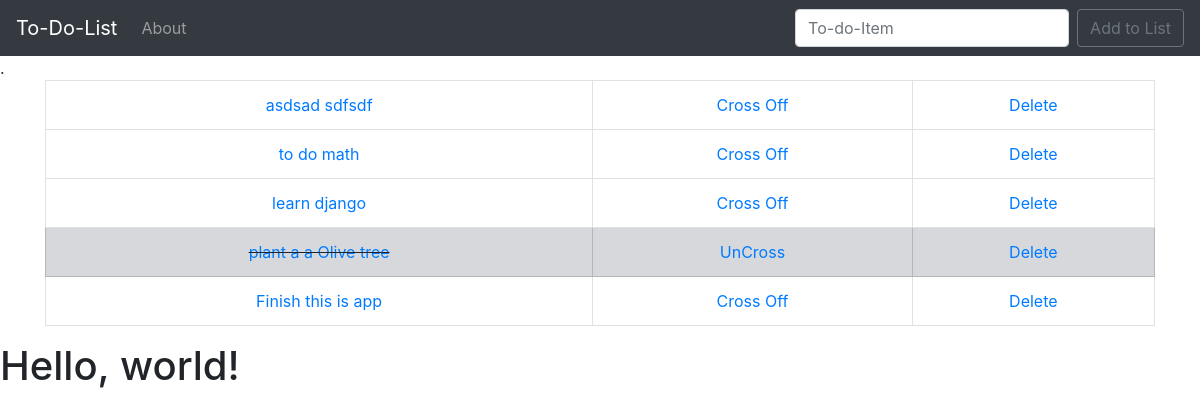
The app's page /, older data.
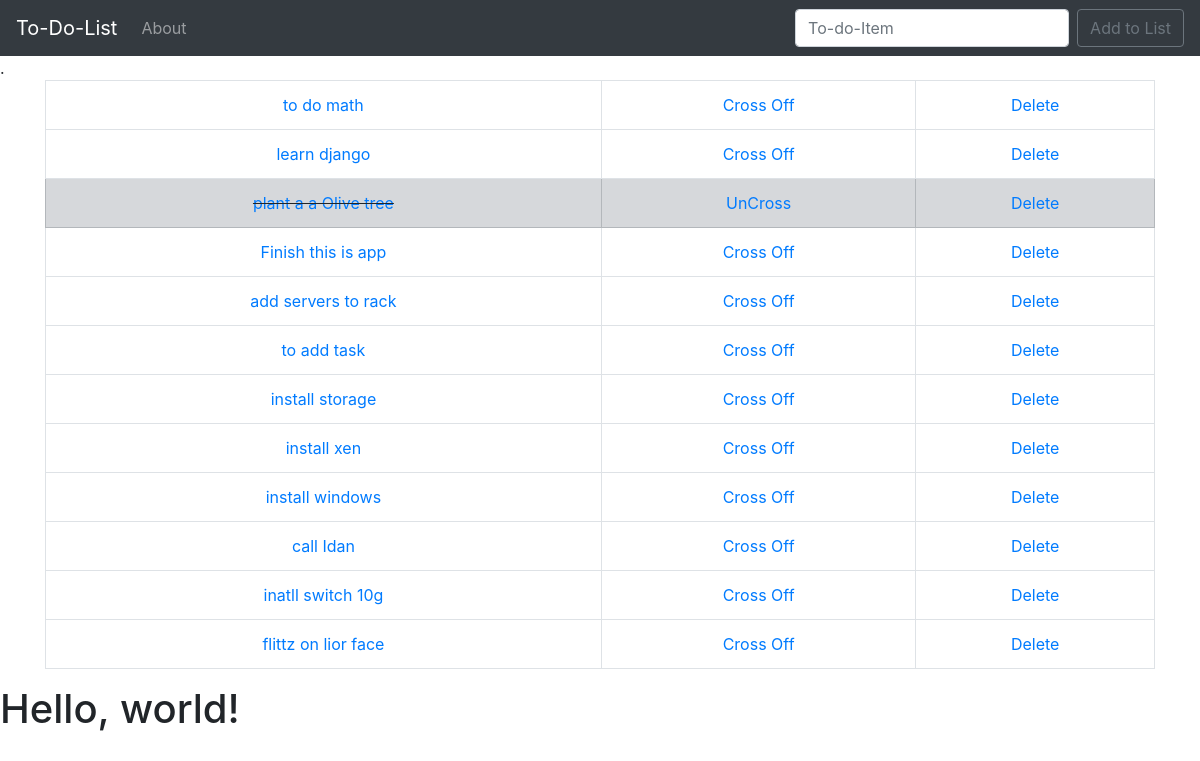
The same page, newer data.
### todo_list/models.py (models this page shows, shortened)
class List(models.Model):
    item = models.CharField(max_length=200)
    complete = models.BooleanField(default=False)

### todo_list/views.py (the view)
# urls.py: 2. Add a URL to urlpatterns:  path('', views.home, name='home')
def home(request):
    if request.method == 'POST':
        form = ListForm(request.POST or None)
        if form.is_valid():
            form.save()
            all_item = List.objects.all
            messages.success(request,('Item Has ben Added To List'))
            return render(request ,'home.html', {'all_item':all_item})
    else:
        all_item = List.objects.all
        return render(request ,'home.html', {'all_item':all_item})

### todo_list/templates/home.html (shortened to what this page needs)
      {% extends 'base.html'%}
      {% block content %}
      {% if  all_item %}
        <table class="table table-bordered">
        {% for things in all_item %}
          {% if things.complete %}
              <tr class="table-secondary">
                <td class="srtiker"><center><a href="{% url 'edit' things.id %}">{{things.item}}</a></center></td>
                <td><center><a href="{% url 'uncross' things.id %}">UnCross</a></center></td>
                <td><center><a href="{% url 'delete' things.id %}">Delete</a> </center></td>
              </tr>
          {% else %}
               <tr>
                  <td><center><a href="{% url 'edit' things.id %}">{{things.item}}</a></center></td>
                <td><center><a href="{% url 'cross_off' things.id %}">Cross Off</a></center></td>
                <td><center><a href="{% url 'delete' things.id %}">Delete</a></center></td>
              </tr>
          {% endif %}
        {% endfor %}
      </table>
      {% endif %}
    {% endblock content %}

### todo_list/templates/base.html (shortened to what this page needs)
 {% load static %}
<!doctype html>
<html lang="en">
  <head>
    <link rel="stylesheet" href="https://stackpath.bootstrapcdn.com/bootstrap/4.3.1/css/bootstrap.min.css">
<link rel="stylesheet" href="{% static 'css/style.css' %}">
  </head>
  <body>
  <nav class="navbar navbar-expand-lg navbar-dark bg-dark">
  <a class="navbar-brand" href="{% url 'home'%}">To-Do-List</a>
  <div class="collapse navbar-collapse" id="navbarSupportedContent">
    <ul class="navbar-nav mr-auto">
      <li class="nav-item">
        <a class="nav-link" href="{% url 'about'%}">About</a>
      </li>
    </ul>
    <form class="form-inline my-2 my-lg-0" method="POST">
      <input  name="item" class="form-control mr-sm-2" type="search" placeholder="To-do-Item" aria-label="Search">
      <button class="btn btn-outline-secondary my-2 my-sm-0" type="submit">Add to List</button>
    </form>
  </div>
</nav>
  .<div class="container">
 {% block content %}
{% endblock content %}
  </div>
    <h1>Hello, world!</h1>
  </body>
</html>

### static/css/style.css (style rules this page uses)
.srtiker { text-decoration: line-through; }

Row changes from the older to the newer data that the page shows:
removed List: item "asdsad sdfsdf"
added List: item "add servers to rack"
added List: item "to add task"
added List: item "install storage"
added List: item "install xen"
added List: item "install windows"
added List: item "call Idan"
added List: item "inatll switch 10g"
added List: item "flittz on lior face"
